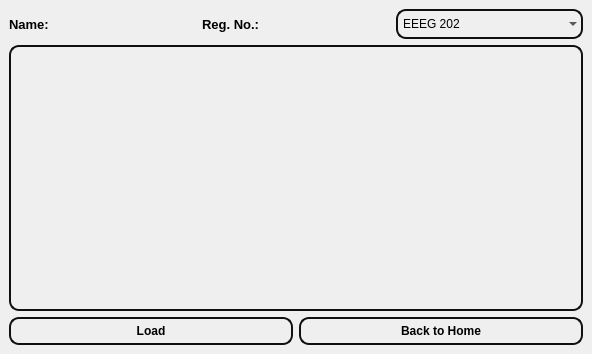
<?xml version="1.0" encoding="UTF-8"?>
<ui version="4.0">
 <class>assignment</class>
 <widget class="QMainWindow" name="assignment">
  <property name="geometry">
   <rect>
    <x>0</x>
    <y>0</y>
    <width>592</width>
    <height>354</height>
   </rect>
  </property>
  <property name="windowTitle">
   <string>MainWindow</string>
  </property>
  <widget class="QWidget" name="centralwidget">
   <layout class="QVBoxLayout" name="verticalLayout_2">
    <item>
     <layout class="QVBoxLayout" name="verticalLayout">
      <item>
       <layout class="QHBoxLayout" name="horizontalLayout_3">
        <item>
         <layout class="QHBoxLayout" name="horizontalLayout">
          <item>
           <widget class="QLabel" name="label">
            <property name="font">
             <font>
              <pointsize>10</pointsize>
              <bold>true</bold>
             </font>
            </property>
            <property name="text">
             <string>Name:</string>
            </property>
           </widget>
          </item>
          <item>
           <widget class="QLabel" name="label_name">
            <property name="font">
             <font>
              <pointsize>10</pointsize>
              <bold>false</bold>
             </font>
            </property>
            <property name="text">
             <string/>
            </property>
           </widget>
          </item>
         </layout>
        </item>
        <item>
         <layout class="QHBoxLayout" name="horizontalLayout_2">
          <item>
           <widget class="QLabel" name="label_2">
            <property name="font">
             <font>
              <pointsize>10</pointsize>
              <bold>true</bold>
             </font>
            </property>
            <property name="text">
             <string>Reg. No.:</string>
            </property>
           </widget>
          </item>
          <item>
           <widget class="QLabel" name="label_regno">
            <property name="font">
             <font>
              <pointsize>10</pointsize>
             </font>
            </property>
            <property name="text">
             <string/>
            </property>
           </widget>
          </item>
         </layout>
        </item>
        <item>
         <widget class="QComboBox" name="comboBox_subject">
          <property name="styleSheet">
           <string notr="true">QComboBox{
    border: 2px solid rgb(16, 16, 16);
    border-radius: 10px; 
    background-color:rgb(255, 255, 255,0);
    min-width: 9px; 
    min-height: 9px; 
    padding: 5px; 
    margin: 0px; 
}
</string>
          </property>
          <item>
           <property name="text">
            <string>EEEG 202</string>
           </property>
          </item>
          <item>
           <property name="text">
            <string>EEEG 211</string>
           </property>
          </item>
          <item>
           <property name="text">
            <string>COMP 202</string>
           </property>
          </item>
          <item>
           <property name="text">
            <string>MATH 208</string>
           </property>
          </item>
          <item>
           <property name="text">
            <string>MCSC 201</string>
           </property>
          </item>
         </widget>
        </item>
       </layout>
      </item>
      <item>
       <widget class="QTableView" name="tableView_assignment">
        <property name="styleSheet">
         <string notr="true">QTableView {
    border: 2px solid rgb(16, 16, 16);
    border-radius: 10px;
    background-color: rgba(255, 255, 255, 0); /* transparent */
    gridline-color: rgba(16, 16, 16, 50);
    padding: 5px;
    margin: 0px;
    selection-background-color: rgba(135, 206, 250, 180); /* light blue on selection */
    selection-color: black;
    show-grid: true;
}

QHeaderView::section {
    background-color: rgba(200, 200, 200, 150);
    padding: 4px;
    border: 1px solid gray;
    border-radius: 4px;
    font-weight: bold;
}

QTableView::item {
    border: 1px solid rgb(120, 120, 120);
    border-radius: 6px;
    padding: 5px;
    background-color: rgba(255, 255, 255, 30); /* slight transparency */
    color: black;
}

QTableView::item:selected {
    background-color: rgba(135, 206, 250, 180);
    color: black;
}

QTableView::item:hover {
    background-color: rgba(200, 200, 200, 100);
}
</string>
        </property>
       </widget>
      </item>
      <item>
       <layout class="QHBoxLayout" name="horizontalLayout_4">
        <item>
         <widget class="QPushButton" name="pushButton_load">
          <property name="font">
           <font>
            <bold>true</bold>
           </font>
          </property>
          <property name="styleSheet">
           <string notr="true">QPushButton {
    border: 2px solid rgb(16, 16, 16);
    border-radius: 10px; 
    background-color:rgb(255, 255, 255,0);
    min-width: 9px; 
    min-height: 9px; 
    padding: 5px; 
    margin: 0px; 
}
</string>
          </property>
          <property name="text">
           <string>Load</string>
          </property>
         </widget>
        </item>
        <item>
         <widget class="QPushButton" name="pushButton_home">
          <property name="font">
           <font>
            <bold>true</bold>
           </font>
          </property>
          <property name="styleSheet">
           <string notr="true">QPushButton {
    border: 2px solid rgb(16, 16, 16);
    border-radius: 10px; 
    background-color:rgb(255, 255, 255,0);
    min-width: 9px; 
    min-height: 9px; 
    padding: 5px; 
    margin: 0px; 
}
</string>
          </property>
          <property name="text">
           <string>Back to Home</string>
          </property>
         </widget>
        </item>
       </layout>
      </item>
     </layout>
    </item>
   </layout>
  </widget>
 </widget>
 <resources/>
 <connections/>
</ui>
